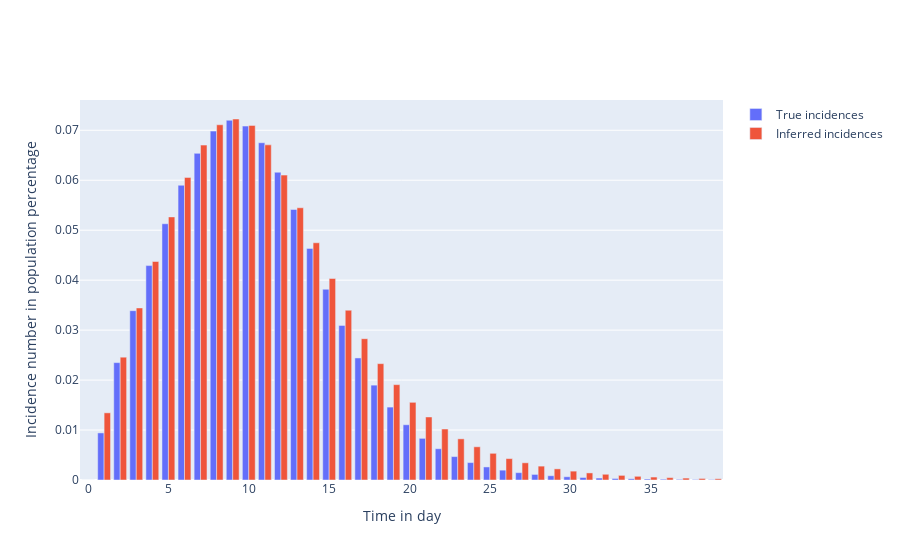
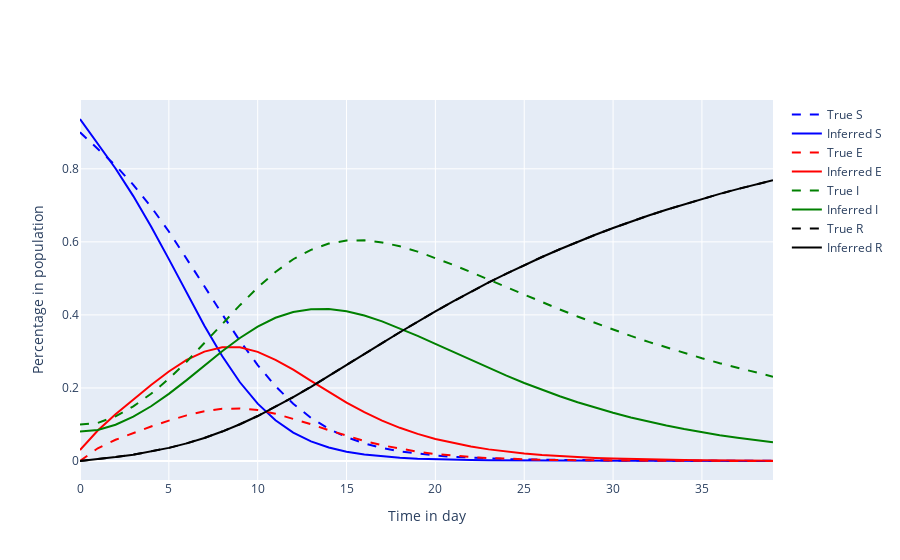

Write notebook code for charts like these, in order.
### Code cell
# Get true states
true_s = result[:, 0]
true_e = result[:, 1]
true_i = result[:, 2]
true_r = result[:, 3]
true_incidences = result[:, 4]

# Get inferred states
inferred_result = model.simulate(parameters=estimates, times=times, return_incidence=True)
inferred_s = inferred_result[:, 0]
inferred_e = inferred_result[:, 1]
inferred_i = inferred_result[:, 2]
inferred_r = inferred_result[:, 3]
inferred_incidences = inferred_result[:, 4]

# Plot I: Create plot of true incidence number versus inferred incidence number
fig = go.Figure()

# Plot of true incidences
fig.add_trace(
    go.Bar(
        x=times,
        y=true_incidences,
        name='True incidences'
    )
)

# Plot of inferred incidences
fig.add_trace(
    go.Bar(
        x=times,
        y=inferred_incidences,
        name='Inferred incidences'
    )
)

# Add axis labels
fig.update_layout(
    xaxis_title='Time in day',
    yaxis_title='Incidence number in population percentage'
)

fig.show()

# Plot II: Create plot of true S, E, I, R vs inferred S, E, I, R
fig = go.Figure()

# Plot of true susceptibles
fig.add_trace(
    go.Scatter(
        x=times,
        y=true_s,
        mode='lines',
        name='True S',
        line=dict(color='blue', dash='dash')
    )
)

# Plot of inferred susceptibles
fig.add_trace(
    go.Scatter(
        x=times,
        y=inferred_s,
        mode='lines',
        name='Inferred S',
        line=dict(color='blue')
    )
)

# Plot of true exposed
fig.add_trace(
    go.Scatter(
        x=times,
        y=true_e,
        mode='lines',
        name='True E',
        line=dict(color='red', dash='dash')
    )
)

# Plot of inferred exposed
fig.add_trace(
    go.Scatter(
        x=times,
        y=inferred_e,
        mode='lines',
        name='Inferred E',
        line=dict(color='red')
    )
)

# Plot of true infectious
fig.add_trace(
    go.Scatter(
        x=times,
        y=true_i,
        mode='lines',
        name='True I',
        line=dict(color='green', dash='dash')
    )
)

# Plot of inferred infectious
fig.add_trace(
    go.Scatter(
        x=times,
        y=inferred_i,
        mode='lines',
        name='Inferred I',
        line=dict(color='green')
    )
)

# Plot of true recovered
fig.add_trace(
    go.Scatter(
        x=times,
        y=true_r,
        mode='lines',
        name='True R',
        line=dict(color='black', dash='dash')
    )
)

# Plot of inferred recovered
fig.add_trace(
    go.Scatter(
        x=times,
        y=true_r,
        mode='lines',
        name='Inferred R',
        line=dict(color='black')
    )
)

# Add axis labels
fig.update_layout(
    xaxis_title='Time in day',
    yaxis_title='Percentage in population'
)

fig.show()

### Figure 1 — Plotly figure (JSON) as saved in the notebook; plotly's stock layout.template omitted (floating-point values rounded to 4 significant figures)
{"data": [{"name": "True incidences", "type": "bar", "x": [0, 1, 2, 3, 4, 5, 6, 7, 8, 9, 10, 11, 12, 13, 14, 15, 16, 17, 18, 19, 20, 21, 22, 23, 24, 25, 26, 27, 28, 29, 30, 31, 32, 33, 34, 35, 36, 37, 38, 39], "y": [0, 0.009425, 0.0235, 0.03389, 0.04292, 0.05129, 0.059, 0.06538, 0.06983, 0.07201, 0.07084, 0.0675, 0.06161, 0.05415, 0.04636, 0.03818, 0.03095, 0.02443, 0.01899, 0.01459, 0.01106, 0.008338, 0.006256, 0.004687, 0.003486, 0.002613, 0.001971, 0.001472, 0.001117, 0.0008549, 0.00065, 0.000504, 0.0003927, 0.0003054, 0.000243, 0.0001938, 0.0001542, 0.0001256, 0.0001027, 8.429e-05]}, {"name": "Inferred incidences", "type": "bar", "x": [0, 1, 2, 3, 4, 5, 6, 7, 8, 9, 10, 11, 12, 13, 14, 15, 16, 17, 18, 19, 20, 21, 22, 23, 24, 25, 26, 27, 28, 29, 30, 31, 32, 33, 34, 35, 36, 37, 38, 39], "y": [0, 0.01345, 0.02458, 0.03444, 0.04374, 0.05266, 0.06057, 0.06703, 0.0711, 0.07226, 0.07098, 0.06708, 0.06103, 0.05449, 0.04748, 0.04033, 0.03398, 0.02828, 0.02329, 0.01909, 0.01555, 0.01262, 0.0102, 0.008238, 0.006647, 0.005342, 0.004283, 0.003442, 0.002778, 0.002227, 0.001776, 0.001418, 0.001146, 0.0009255, 0.0007406, 0.0005911, 0.0004747, 0.0003845, 0.0003092, 0.0002488]}], "layout": {"xaxis": {"title": {"text": "Time in day"}}, "yaxis": {"title": {"text": "Incidence number in population percentage"}}}}

### Figure 2 — Plotly figure (JSON) as saved in the notebook; plotly's stock layout.template omitted (floating-point values rounded to 4 significant figures)
{"data": [{"line": {"color": "blue", "dash": "dash"}, "mode": "lines", "name": "True S", "type": "scatter", "x": [0, 1, 2, 3, 4, 5, 6, 7, 8, 9, 10, 11, 12, 13, 14, 15, 16, 17, 18, 19, 20, 21, 22, 23, 24, 25, 26, 27, 28, 29, 30, 31, 32, 33, 34, 35, 36, 37, 38, 39], "y": [0.9, 0.8558, 0.809, 0.7561, 0.6959, 0.6284, 0.5551, 0.4786, 0.402, 0.3291, 0.2626, 0.2048, 0.1567, 0.1181, 0.08806, 0.06523, 0.04822, 0.03569, 0.02652, 0.01984, 0.01496, 0.01138, 0.008742, 0.006784, 0.005321, 0.004217, 0.003376, 0.00273, 0.002229, 0.001837, 0.001528, 0.001282, 0.001085, 0.0009254, 0.0007953, 0.0006885, 0.0006002, 0.0005267, 0.0004651, 0.0004132]}, {"line": {"color": "blue"}, "mode": "lines", "name": "Inferred S", "type": "scatter", "x": [0, 1, 2, 3, 4, 5, 6, 7, 8, 9, 10, 11, 12, 13, 14, 15, 16, 17, 18, 19, 20, 21, 22, 23, 24, 25, 26, 27, 28, 29, 30, 31, 32, 33, 34, 35, 36, 37, 38, 39], "y": [0.9363, 0.8696, 0.8007, 0.7253, 0.642, 0.5527, 0.4604, 0.3705, 0.2876, 0.2155, 0.157, 0.1116, 0.07769, 0.05361, 0.03699, 0.02546, 0.01768, 0.01244, 0.008881, 0.006457, 0.004787, 0.00362, 0.002793, 0.002198, 0.001764, 0.001442, 0.001199, 0.001013, 0.0008694, 0.0007572, 0.0006682, 0.0005966, 0.0005386, 0.0004911, 0.000452, 0.0004195, 0.0003923, 0.0003693, 0.0003498, 0.0003332]}, {"line": {"color": "red", "dash": "dash"}, "mode": "lines", "name": "True E", "type": "scatter", "x": [0, 1, 2, 3, 4, 5, 6, 7, 8, 9, 10, 11, 12, 13, 14, 15, 16, 17, 18, 19, 20, 21, 22, 23, 24, 25, 26, 27, 28, 29, 30, 31, 32, 33, 34, 35, 36, 37, 38, 39], "y": [0, 0.0348, 0.05809, 0.07706, 0.09441, 0.1106, 0.1249, 0.1361, 0.1427, 0.1437, 0.1393, 0.1296, 0.1161, 0.1006, 0.08426, 0.06891, 0.05497, 0.04307, 0.03324, 0.02533, 0.01916, 0.0144, 0.01078, 0.008052, 0.006029, 0.00452, 0.00339, 0.002564, 0.001948, 0.001485, 0.001144, 0.0008858, 0.0006904, 0.0005446, 0.0004318, 0.0003448, 0.0002789, 0.0002268, 0.0001856, 0.0001532]}, {"line": {"color": "red"}, "mode": "lines", "name": "Inferred E", "type": "scatter", "x": [0, 1, 2, 3, 4, 5, 6, 7, 8, 9, 10, 11, 12, 13, 14, 15, 16, 17, 18, 19, 20, 21, 22, 23, 24, 25, 26, 27, 28, 29, 30, 31, 32, 33, 34, 35, 36, 37, 38, 39], "y": [0.03016, 0.08347, 0.1278, 0.1688, 0.2082, 0.245, 0.2766, 0.2995, 0.3113, 0.3111, 0.2987, 0.277, 0.2499, 0.2195, 0.1886, 0.1598, 0.1336, 0.1106, 0.09084, 0.07418, 0.0603, 0.04885, 0.03947, 0.03183, 0.02562, 0.0206, 0.01656, 0.0133, 0.01067, 0.008551, 0.006865, 0.005519, 0.004431, 0.003552, 0.002851, 0.002292, 0.001845, 0.001483, 0.001194, 0.0009615]}, {"line": {"color": "green", "dash": "dash"}, "mode": "lines", "name": "True I", "type": "scatter", "x": [0, 1, 2, 3, 4, 5, 6, 7, 8, 9, 10, 11, 12, 13, 14, 15, 16, 17, 18, 19, 20, 21, 22, 23, 24, 25, 26, 27, 28, 29, 30, 31, 32, 33, 34, 35, 36, 37, 38, 39], "y": [0.1, 0.1044, 0.1223, 0.1494, 0.184, 0.2251, 0.2717, 0.3222, 0.3746, 0.4266, 0.4749, 0.5176, 0.5524, 0.5782, 0.5952, 0.6034, 0.6041, 0.5985, 0.5878, 0.5733, 0.5562, 0.5371, 0.517, 0.4964, 0.4756, 0.4549, 0.4347, 0.4149, 0.3958, 0.3773, 0.3595, 0.3425, 0.3262, 0.3105, 0.2956, 0.2814, 0.2678, 0.2549, 0.2426, 0.2308]}, {"line": {"color": "green"}, "mode": "lines", "name": "Inferred I", "type": "scatter", "x": [0, 1, 2, 3, 4, 5, 6, 7, 8, 9, 10, 11, 12, 13, 14, 15, 16, 17, 18, 19, 20, 21, 22, 23, 24, 25, 26, 27, 28, 29, 30, 31, 32, 33, 34, 35, 36, 37, 38, 39], "y": [0.08095, 0.08513, 0.09937, 0.1214, 0.1499, 0.1838, 0.2215, 0.2613, 0.3006, 0.3368, 0.3679, 0.3921, 0.4078, 0.4158, 0.4162, 0.4099, 0.3982, 0.3824, 0.3635, 0.3427, 0.3208, 0.2985, 0.2762, 0.2545, 0.2336, 0.2137, 0.1949, 0.1773, 0.161, 0.1459, 0.132, 0.1193, 0.1076, 0.09699, 0.08733, 0.07856, 0.07062, 0.06344, 0.05696, 0.05111]}, {"line": {"color": "black", "dash": "dash"}, "mode": "lines", "name": "True R", "type": "scatter", "x": [0, 1, 2, 3, 4, 5, 6, 7, 8, 9, 10, 11, 12, 13, 14, 15, 16, 17, 18, 19, 20, 21, 22, 23, 24, 25, 26, 27, 28, 29, 30, 31, 32, 33, 34, 35, 36, 37, 38, 39], "y": [0, 0.005039, 0.01066, 0.01742, 0.02572, 0.03593, 0.04833, 0.06316, 0.08059, 0.1006, 0.1232, 0.148, 0.1748, 0.2031, 0.2325, 0.2625, 0.2927, 0.3228, 0.3524, 0.3815, 0.4097, 0.4371, 0.4634, 0.4888, 0.5131, 0.5363, 0.5586, 0.5798, 0.6001, 0.6194, 0.6378, 0.6554, 0.6721, 0.688, 0.7031, 0.7176, 0.7313, 0.7444, 0.7568, 0.7686]}, {"line": {"color": "black"}, "mode": "lines", "name": "Inferred R", "type": "scatter", "x": [0, 1, 2, 3, 4, 5, 6, 7, 8, 9, 10, 11, 12, 13, 14, 15, 16, 17, 18, 19, 20, 21, 22, 23, 24, 25, 26, 27, 28, 29, 30, 31, 32, 33, 34, 35, 36, 37, 38, 39], "y": [0, 0.005039, 0.01066, 0.01742, 0.02572, 0.03593, 0.04833, 0.06316, 0.08059, 0.1006, 0.1232, 0.148, 0.1748, 0.2031, 0.2325, 0.2625, 0.2927, 0.3228, 0.3524, 0.3815, 0.4097, 0.4371, 0.4634, 0.4888, 0.5131, 0.5363, 0.5586, 0.5798, 0.6001, 0.6194, 0.6378, 0.6554, 0.6721, 0.688, 0.7031, 0.7176, 0.7313, 0.7444, 0.7568, 0.7686]}], "layout": {"xaxis": {"title": {"text": "Time in day"}}, "yaxis": {"title": {"text": "Percentage in population"}}}}
